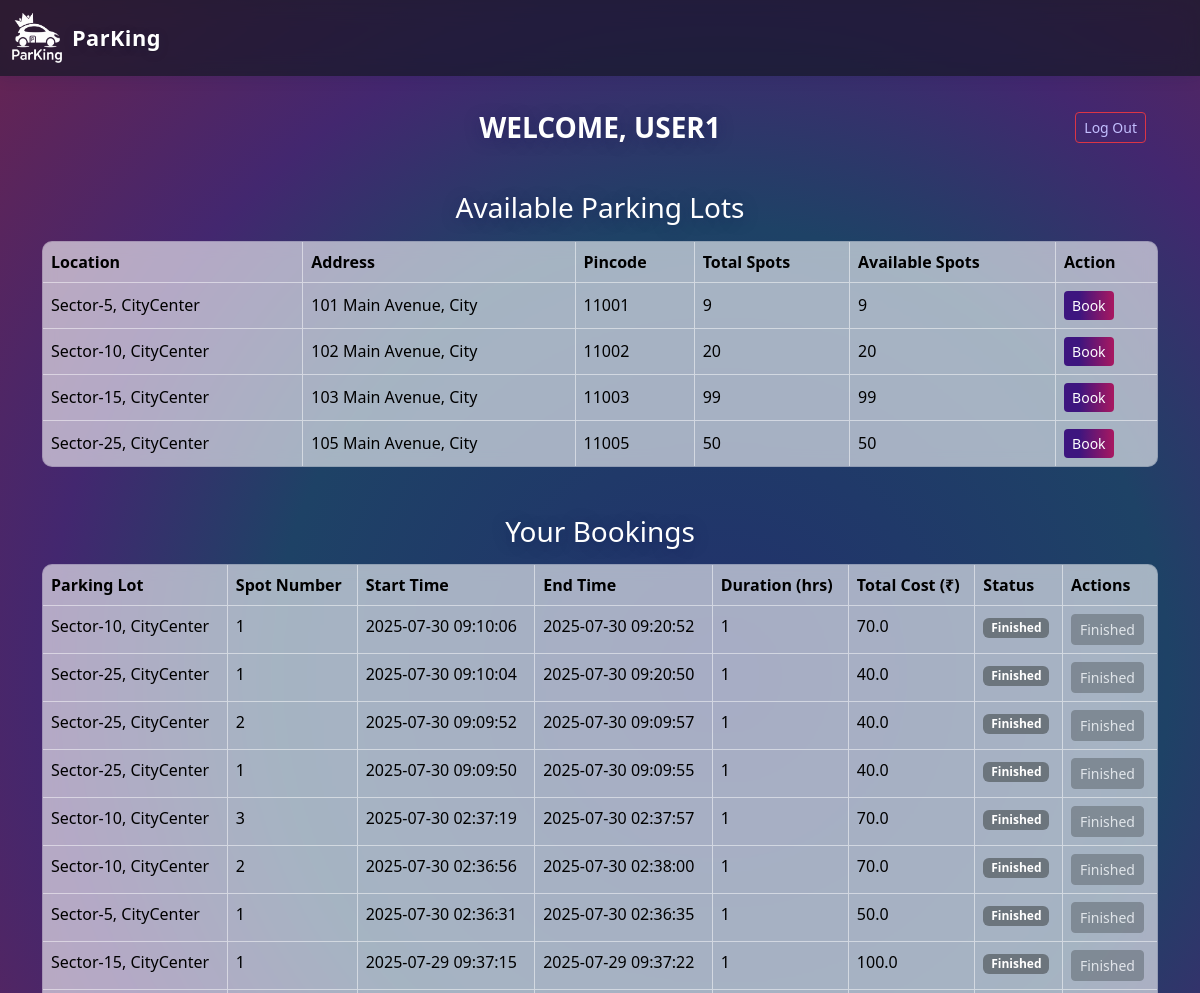
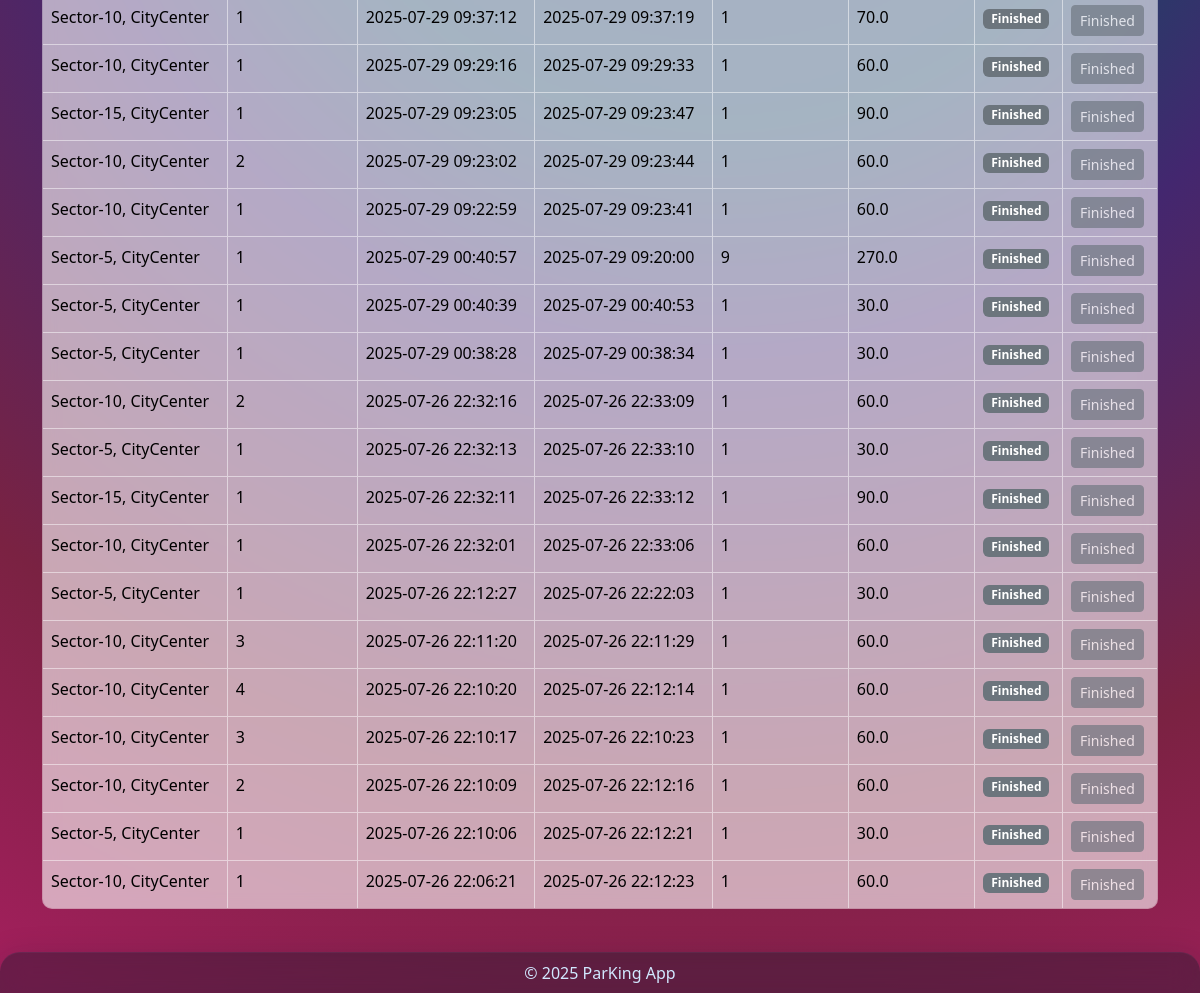
/user_dashboard (signed in), run on the app's committed database (2 pictures, top to bottom).
### controllers/database.py (models this page shows)
class User(db.Model):
    id = db.Column(db.Integer, primary_key=True)
    username = db.Column(db.String(80), unique=True, nullable=False)
    password = db.Column(db.String(120), nullable=False)
    current_booking_id = db.Column(db.Integer, nullable=False, default=0)
    reservations = db.relationship('Reservation', backref='user', cascade='all, delete-orphan', lazy=True)

class ParkingLot(db.Model):
    id = db.Column(db.Integer, primary_key=True)
    location = db.Column(db.String(120), nullable=False)
    prices = db.Column(db.Float, nullable=False)
    address = db.Column(db.String(200), nullable=False)
    pincode = db.Column(db.String(10), nullable=False)
    max_spots = db.Column(db.Integer, nullable=False)
    spots = db.relationship('ParkingSpot', backref='parking_lot', cascade='all, delete-orphan', lazy=True)

class ParkingSpot(db.Model):
    id = db.Column(db.Integer, primary_key=True)
    lot_id = db.Column(db.Integer, db.ForeignKey('parking_lot.id'), nullable=False)
    spot_number = db.Column(db.Integer, nullable=False)
    status = db.Column(db.String(1), nullable=False, default='A')
    reservations = db.relationship('Reservation', backref='spot', cascade='all, delete-orphan', lazy=True)

class Reservation(db.Model):
    id = db.Column(db.Integer, primary_key=True)
    user_id = db.Column(db.Integer, db.ForeignKey('user.id'), nullable=False)
    spot_id = db.Column(db.Integer, db.ForeignKey('parking_spot.id'), nullable=False)
    start_time = db.Column(db.DateTime, default=datetime.utcnow, nullable=False)
    end_time = db.Column(db.DateTime, nullable=True)
    cost = db.Column(db.Float, nullable=False)

### app.py (the view)
@app.route('/user_dashboard')
def user_dashboard():
    user_id = session.get('user_id')
    if not user_id:
        flash("Please log in to view the dashboard.", "danger")
        return redirect(url_for("login"))
    user = User.query.get(user_id)
    lots = ParkingLot.query.all()
    bookings = Reservation.query.filter_by(user_id=user_id).order_by(Reservation.start_time.desc()).all()
    bookings_data = []
    now = datetime.utcnow()
    for booking in bookings:
        start = booking.start_time
        end = booking.end_time or now
        duration_seconds = (end - start).total_seconds()
        duration_hours = max(1, ceil(duration_seconds / 3600))
        total_cost = duration_hours * booking.cost
        bookings_data.append({
            'booking': booking,
            'duration_hours': duration_hours,
            'total_cost': total_cost,
        })
    return render_template(
        "user_dashboard.html",
        user=user,
        lots=lots,
        bookings=bookings_data,
        now=now
    )

### templates/user_dashboard.html (shortened to what this page needs)
{% extends "layout.html" %}
{% block content %}
<div class="container py-4">
  <div class="d-flex justify-content-between align-items-center mb-4 position-relative">
    <h2 class="m-0 position-absolute top-50 start-50 translate-middle text-center"
        style="color:black; font-weight:700; font-size:1.75rem; text-transform: uppercase;">
       Welcome, {{ user.username }}
    </h2>
    <a href="{{ url_for('logout') }}" class="btn btn-outline-danger btn-sm ms-auto">Log Out</a>
  </div>
</div>
    <h4 class="mb-3 text-center" style="color:black; font-weight: 500; font-size: 1.75rem;">
      Available Parking Lots
    </h4>
  <table class="table table-bordered table-hover align-middle frosted-table">
    <thread>
      <tr>
        <th>Location</th>
        <th>Address</th>
        <th>Pincode</th>
        <th>Total Spots</th>
        <th>Available Spots</th>
        <th>Action</th>
      </tr>
    <tbody>
      {% for lot in lots %}
      <tr>
        <td>{{ lot.location }}</td>
        <td>{{ lot.address }}</td>
        <td>{{ lot.pincode }}</td>
        <td>{{ lot.spots|length }}</td>
        <td>{{ lot.spots|selectattr('status','equalto','A')|list|length }}</td>
        <td>
          {% if lot.spots|selectattr('status','equalto','A')|list|length > 0 %}
            <a href="{{ url_for('book_lot', lot_id=lot.id) }}" class="btn btn-primary btn-sm">Book</a>
          {% else %}
            <button class="btn btn-secondary btn-sm" disabled>Full</button>
          {% endif %}
        </td>
      </tr>
      {% endfor %}
    </tbody>
  </table>
    <h4 class="mt-5 mb-3 text-center" style="color:black; font-weight: 500; font-size: 1.75rem;">Your Bookings</h4>
  {% if bookings %}
    <table class="table table-bordered mb-4 frosted-table">
      <thead>
        <tr>
          <th>Parking Lot</th>
          <th>Spot Number</th>
          <th>Start Time</th>
          <th>End Time</th>
          <th>Duration (hrs)</th>
          <th>Total Cost (₹)</th>
          <th>Status</th>
          <th>Actions</th>
        </tr>
      </thead>
      <tbody>
      {% for item in bookings %}
        {% set booking = item.booking %}
        <tr>
          <td>{{ booking.spot.parking_lot.location }}</td>
          <td>{{ booking.spot.spot_number }}</td>
          <td>{{ booking.start_time.strftime("%Y-%m-%d %H:%M:%S") }}</td>
          <td>
            {% if booking.end_time %}
              {{ booking.end_time.strftime("%Y-%m-%d %H:%M:%S") }}
            {% else %}
              <em>Active</em>
            {% endif %}
          </td>
          <td>{{ item.duration_hours }}</td>
          <td>{{ item.total_cost }}</td>
          <td>
            {% if booking.end_time is none %}
              <span class="badge bg-success">Active</span>
            {% else %}
              <span class="badge bg-secondary">Finished</span>
            {% endif %}
          </td>
          <td>
            {% if booking.end_time is none %}
              <form action="{{ url_for('finish_parking', booking_id=booking.id) }}" method="post" style="display:inline;" onsubmit="return confirm('Finish parking and release spot?');">
                <button type="submit" class="btn btn-danger btn-sm">Finish</button>
              </form>
            {% else %}
              <button class="btn btn-secondary btn-sm" disabled>Finished</button>
            {% endif %}
          </td>
        </tr>
      {% endfor %}
      </tbody>
    </table>
  {% else %}
    <div class="alert alert-secondary text-center">
      You have no bookings yet.
    </div>
  {% endif %}
{% endblock %}

### static/css/style.css (style rules this page uses)
body { background: radial-gradient( circle at 60% 34%, #22306c 0%, #1e4266 30%, #43276f 45%, #7a2242 75%, #a51f5e 100% ), #0a1036; color: #fff; font-family: 'Segoe UI', 'Roboto', Arial, sans-serif; min-height: 100vh; padding-top: 64px; padding-bottom: 60px; }
p, .home-lead, .lead, li, span, div:not(.card):not(.glass-footer):not(.glass-header) { color: #fff !important; }
h1, h2, h3, h4, h5, h6 { color: #fff !important; text-shadow: 0 2px 16px rgba(20, 20, 80, 0.36); }
.btn-primary { background: linear-gradient(90deg, #3d157f 30%, #a91860 100%); border: none; color: #fff !important; }
a, .btn-link { color: #c3bfff !important; }

### templates/user_dashboard.html (style rules this page uses)
.frosted-table { background: rgba(255, 255, 255, 0.5); backdrop-filter: blur(8px); -webkit-backdrop-filter: blur(8px); border: 1px solid rgba(255, 255, 255, 0.5); border-radius: 10px; overflow: hidden; }
.frosted-table th, .frosted-table td { background: rgba(255, 255, 255, 0.2); color: #000; }

### data on the page
User: username "USER1"
ParkingLot: location "Sector-5, CityCenter", address "101 Main Avenue, City", pincode "11001", spots|length "9", spots|selectattr "9", spot.parking_lot.location "Sector-5, CityCenter" "Sector-5, CityCenter" "Sector-5, CityCenter" "Sector-5, CityCenter" "Sector-5, CityCenter" "Sector-5, CityCenter" "Sector-5, CityCenter"
ParkingLot: location "Sector-10, CityCenter", address "102 Main Avenue, City", pincode "11002", spots|length "20", spots|selectattr "20", spot.parking_lot.location "Sector-10, CityCenter" "Sector-10, CityCenter" "Sector-10, CityCenter" "Sector-10, CityCenter" "Sector-10, CityCenter" "Sector-10, CityCenter" "Sector-10, CityCenter" "Sector-10, CityCenter" "Sector-10, CityCenter" "Sector-10, CityCenter" "Sector-10, CityCenter" "Sector-10, CityCenter" "Sector-10, CityCenter" "Sector-10, CityCenter"
ParkingLot: location "Sector-15, CityCenter", address "103 Main Avenue, City", pincode "11003", spots|length "99", spots|selectattr "99", spot.parking_lot.location "Sector-15, CityCenter" "Sector-15, CityCenter" "Sector-15, CityCenter"
ParkingLot: location "Sector-25, CityCenter", address "105 Main Avenue, City", pincode "11005", spots|length "50", spots|selectattr "50", spot.parking_lot.location "Sector-25, CityCenter" "Sector-25, CityCenter" "Sector-25, CityCenter"
ParkingSpot: spot.spot_number "1" "1" "1" "1" "1" "1"
Reservation: start_time "2025-07-30 09:10:06", end_time "2025-07-30 09:20:52"
ParkingSpot: spot.spot_number "1" "1"
Reservation: start_time "2025-07-30 09:10:04", end_time "2025-07-30 09:20:50"
ParkingSpot: spot.spot_number "2"
Reservation: start_time "2025-07-30 09:09:52", end_time "2025-07-30 09:09:57"
Reservation: start_time "2025-07-30 09:09:50", end_time "2025-07-30 09:09:55"
ParkingSpot: spot.spot_number "3" "3" "3"
Reservation: start_time "2025-07-30 02:37:19", end_time "2025-07-30 02:37:57"
ParkingSpot: spot.spot_number "2" "2" "2" "2"
Reservation: start_time "2025-07-30 02:36:56", end_time "2025-07-30 02:38:00"
ParkingSpot: spot.spot_number "1" "1" "1" "1" "1" "1" "1"
Reservation: start_time "2025-07-30 02:36:31", end_time "2025-07-30 02:36:35"
ParkingSpot: spot.spot_number "1" "1" "1"
Reservation: start_time "2025-07-29 09:37:15", end_time "2025-07-29 09:37:22"
Reservation: start_time "2025-07-29 09:37:12", end_time "2025-07-29 09:37:19"
Reservation: start_time "2025-07-29 09:29:16", end_time "2025-07-29 09:29:33"
Reservation: start_time "2025-07-29 09:23:05", end_time "2025-07-29 09:23:47"
Reservation: start_time "2025-07-29 09:23:02", end_time "2025-07-29 09:23:44"
Reservation: start_time "2025-07-29 09:22:59", end_time "2025-07-29 09:23:41"
Reservation: start_time "2025-07-29 00:40:57", end_time "2025-07-29 09:20:00"
Reservation: start_time "2025-07-29 00:40:39", end_time "2025-07-29 00:40:53"
Reservation: start_time "2025-07-29 00:38:28", end_time "2025-07-29 00:38:34"
Reservation: start_time "2025-07-26 22:32:16", end_time "2025-07-26 22:33:09"
Reservation: start_time "2025-07-26 22:32:13", end_time "2025-07-26 22:33:10"
Reservation: start_time "2025-07-26 22:32:11", end_time "2025-07-26 22:33:12"
Reservation: start_time "2025-07-26 22:32:01", end_time "2025-07-26 22:33:06"
Reservation: start_time "2025-07-26 22:12:27", end_time "2025-07-26 22:22:03"
Reservation: start_time "2025-07-26 22:11:20", end_time "2025-07-26 22:11:29"
ParkingSpot: spot.spot_number "4"
Reservation: start_time "2025-07-26 22:10:20", end_time "2025-07-26 22:12:14"
Reservation: start_time "2025-07-26 22:10:17", end_time "2025-07-26 22:10:23"
Reservation: start_time "2025-07-26 22:10:09", end_time "2025-07-26 22:12:16"
Reservation: start_time "2025-07-26 22:10:06", end_time "2025-07-26 22:12:21"
Reservation: start_time "2025-07-26 22:06:21", end_time "2025-07-26 22:12:23"

### other printed values
{{ item.duration_hours }} "1" "1" "1" "1" "1" "1" "1" "1" "1" "1" "1" "1" "1" "9" "1" "1" "1" "1" "1" "1" "1" "1" "1" "1" "1" "1" "1"
{{ item.total_cost }} "70.0" "40.0" "40.0" "40.0" "70.0" "70.0" "50.0" "100.0" "70.0" "60.0" "90.0" "60.0" "60.0" "270.0" "30.0" "30.0" "60.0" "30.0" "90.0" "60.0" "30.0" "60.0" "60.0" "60.0" "60.0" "30.0" "60.0"
